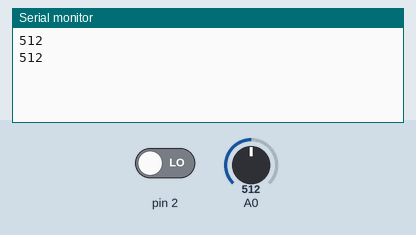
Simulated run of this sketch. Board: Arduino Uno, built with avr-gcc and run on an emulated ATmega328P. On the bench: the last lines printed to the serial monitor. The test bench sets the inputs (shaded band); at power-on: A0 = 512, pin 2 LOW.

Above: at 1.8 s.
1.9 s: A0 set to 716
At 2.8 s:
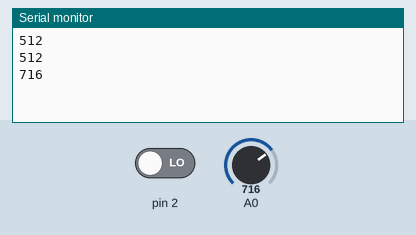
3.4 s: A0 set to 900
At 4.6 s:
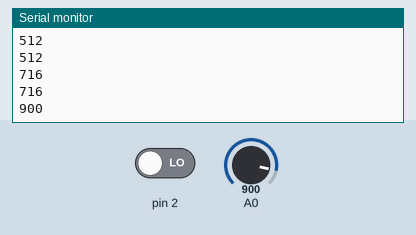
Timing chart, 0 to 6.4 s (numbered marks = the images above; inputs shaded):
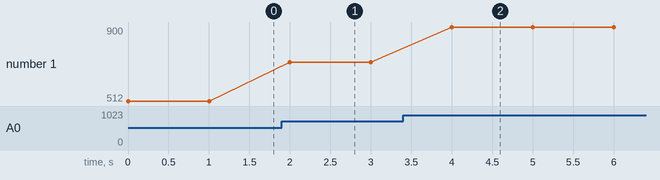

The sketch:

MQ135.ino
```cpp
/**
 * Component: MQ135
 * Measures: co2, benzyne
 */

int sensorValue;
int digitalValue;

void setup()
{
  Serial.begin(9600); // sets the serial port to 9600
  pinMode(2, INPUT);
}

void loop()
{
  sensorValue = analogRead(0); // read analog input pin 0
  digitalValue = digitalRead(2);
  Serial.println(sensorValue, DEC); // prints the value read in ppm
  delay(1000); // wait 100ms for next reading
}
```

Measured:
- after the input at 1.9 s, the serial monitor: prints a new line after 0.10 s (image 1)
- after the input at 3.4 s, the serial monitor: prints a new line after 0.60 s (image 2)
- plotted number 1: 512 → 716 after the input at 1.9 s, 716 → 900 after the input at 3.4 s
